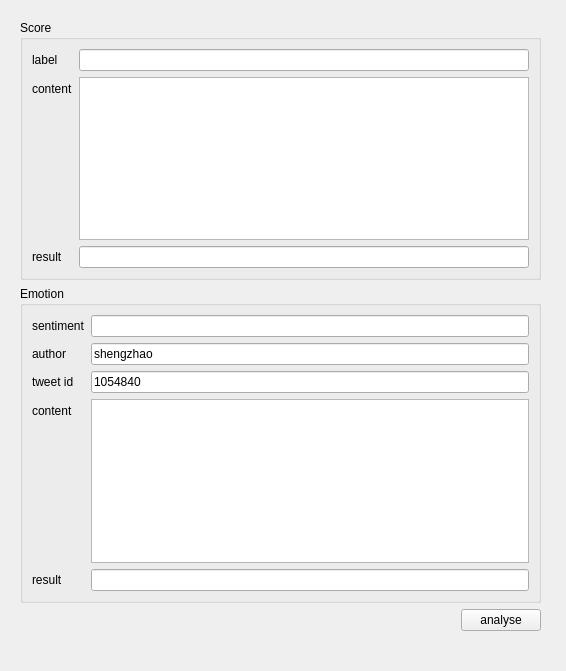
<?xml version="1.0" encoding="UTF-8"?>
<ui version="4.0">
 <class>MainWindow</class>
 <widget class="QMainWindow" name="MainWindow">
  <property name="geometry">
   <rect>
    <x>0</x>
    <y>0</y>
    <width>566</width>
    <height>671</height>
   </rect>
  </property>
  <property name="sizePolicy">
   <sizepolicy hsizetype="Preferred" vsizetype="Preferred">
    <horstretch>0</horstretch>
    <verstretch>0</verstretch>
   </sizepolicy>
  </property>
  <property name="windowTitle">
   <string>MainWindow</string>
  </property>
  <widget class="QWidget" name="centralwidget">
   <widget class="QWidget" name="verticalLayoutWidget">
    <property name="geometry">
     <rect>
      <x>20</x>
      <y>20</y>
      <width>521</width>
      <height>611</height>
     </rect>
    </property>
    <layout class="QVBoxLayout" name="verticalLayout">
     <item>
      <widget class="QGroupBox" name="groupBox_2">
       <property name="title">
        <string>Score</string>
       </property>
       <layout class="QGridLayout" name="gridLayout">
        <item row="0" column="0">
         <layout class="QFormLayout" name="formLayout_2">
          <item row="0" column="0">
           <widget class="QLabel" name="label_5">
            <property name="text">
             <string>label</string>
            </property>
           </widget>
          </item>
          <item row="0" column="1">
           <widget class="QLineEdit" name="txtLable"/>
          </item>
          <item row="1" column="0">
           <widget class="QLabel" name="label_6">
            <property name="text">
             <string>content</string>
            </property>
           </widget>
          </item>
          <item row="1" column="1">
           <widget class="QTextEdit" name="txtScoreContent">
            <property name="enabled">
             <bool>true</bool>
            </property>
            <property name="html">
             <string>&lt;!DOCTYPE HTML PUBLIC &quot;-//W3C//DTD HTML 4.0//EN&quot; &quot;http://www.w3.org/TR/REC-html40/strict.dtd&quot;&gt;
&lt;html&gt;&lt;head&gt;&lt;meta name=&quot;qrichtext&quot; content=&quot;1&quot; /&gt;&lt;style type=&quot;text/css&quot;&gt;
p, li { white-space: pre-wrap; }
&lt;/style&gt;&lt;/head&gt;&lt;body style=&quot; font-family:'SimSun'; font-size:9pt; font-weight:400; font-style:normal;&quot;&gt;
&lt;p style=&quot;-qt-paragraph-type:empty; margin-top:0px; margin-bottom:0px; margin-left:0px; margin-right:0px; -qt-block-indent:0; text-indent:0px;&quot;&gt;&lt;br /&gt;&lt;/p&gt;&lt;/body&gt;&lt;/html&gt;</string>
            </property>
           </widget>
          </item>
          <item row="3" column="1">
           <widget class="QLineEdit" name="txtSResult">
            <property name="readOnly">
             <bool>true</bool>
            </property>
           </widget>
          </item>
          <item row="3" column="0">
           <widget class="QLabel" name="label_8">
            <property name="text">
             <string>result</string>
            </property>
           </widget>
          </item>
         </layout>
        </item>
       </layout>
      </widget>
     </item>
     <item>
      <widget class="QGroupBox" name="groupBox">
       <property name="title">
        <string>Emotion</string>
       </property>
       <layout class="QFormLayout" name="formLayout_3">
        <item row="0" column="0" colspan="2">
         <layout class="QFormLayout" name="formLayout">
          <item row="0" column="1">
           <widget class="QLineEdit" name="txtSentiment">
            <property name="enabled">
             <bool>true</bool>
            </property>
           </widget>
          </item>
          <item row="1" column="0">
           <widget class="QLabel" name="label_3">
            <property name="text">
             <string>author</string>
            </property>
           </widget>
          </item>
          <item row="1" column="1">
           <widget class="QLineEdit" name="txtAuthor">
            <property name="text">
             <string>shengzhao</string>
            </property>
           </widget>
          </item>
          <item row="2" column="0">
           <widget class="QLabel" name="label">
            <property name="text">
             <string>tweet id</string>
            </property>
           </widget>
          </item>
          <item row="2" column="1">
           <widget class="QLineEdit" name="txtTweetId">
            <property name="text">
             <string>1054840</string>
            </property>
            <property name="placeholderText">
             <string/>
            </property>
           </widget>
          </item>
          <item row="3" column="0">
           <widget class="QLabel" name="label_4">
            <property name="text">
             <string>content</string>
            </property>
           </widget>
          </item>
          <item row="3" column="1">
           <widget class="QTextEdit" name="txtEmotionContent">
            <property name="placeholderText">
             <string/>
            </property>
           </widget>
          </item>
          <item row="4" column="0">
           <widget class="QLabel" name="label_7">
            <property name="text">
             <string>result</string>
            </property>
           </widget>
          </item>
          <item row="4" column="1">
           <widget class="QLineEdit" name="txtEResult">
            <property name="readOnly">
             <bool>true</bool>
            </property>
           </widget>
          </item>
          <item row="0" column="0">
           <widget class="QLabel" name="label_2">
            <property name="text">
             <string>sentiment</string>
            </property>
           </widget>
          </item>
         </layout>
        </item>
       </layout>
      </widget>
     </item>
     <item>
      <layout class="QHBoxLayout" name="horizontalLayout">
       <item>
        <spacer name="horizontalSpacer">
         <property name="orientation">
          <enum>Qt::Horizontal</enum>
         </property>
         <property name="sizeHint" stdset="0">
          <size>
           <width>40</width>
           <height>20</height>
          </size>
         </property>
        </spacer>
       </item>
       <item>
        <widget class="QPushButton" name="btnAnalyse">
         <property name="text">
          <string>analyse</string>
         </property>
        </widget>
       </item>
      </layout>
     </item>
    </layout>
   </widget>
  </widget>
 </widget>
 <resources/>
 <connections/>
</ui>
